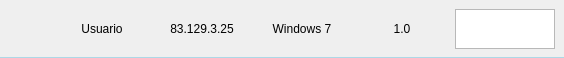
<?xml version="1.0" encoding="UTF-8"?>
<ui version="4.0">
 <class>iteminfo</class>
 <widget class="QWidget" name="iteminfo">
  <property name="geometry">
   <rect>
    <x>0</x>
    <y>0</y>
    <width>564</width>
    <height>52</height>
   </rect>
  </property>
  <property name="windowTitle">
   <string>Form</string>
  </property>
  <property name="autoFillBackground">
   <bool>false</bool>
  </property>
  <property name="styleSheet">
   <string notr="true">#widget
{
	border-bottom: 1px solid lightblue;
}</string>
  </property>
  <layout class="QGridLayout" name="gridLayout_2">
   <property name="margin">
    <number>0</number>
   </property>
   <property name="spacing">
    <number>0</number>
   </property>
   <item row="0" column="0">
    <layout class="QGridLayout" name="gridLayout">
     <property name="spacing">
      <number>0</number>
     </property>
     <item row="0" column="0">
      <widget class="QWidget" name="widget" native="true">
       <layout class="QGridLayout" name="gridLayout_3">
        <item row="0" column="0">
         <widget class="QLabel" name="lbIcon">
          <property name="sizePolicy">
           <sizepolicy hsizetype="Fixed" vsizetype="Fixed">
            <horstretch>0</horstretch>
            <verstretch>0</verstretch>
           </sizepolicy>
          </property>
          <property name="minimumSize">
           <size>
            <width>40</width>
            <height>40</height>
           </size>
          </property>
          <property name="maximumSize">
           <size>
            <width>40</width>
            <height>40</height>
           </size>
          </property>
          <property name="text">
           <string/>
          </property>
          <property name="pixmap">
           <pixmap resource="../Resource.qrc">:/res/img/blue-iconset/user.png</pixmap>
          </property>
          <property name="scaledContents">
           <bool>true</bool>
          </property>
         </widget>
        </item>
        <item row="0" column="1">
         <widget class="QLabel" name="label">
          <property name="styleSheet">
           <string notr="true"/>
          </property>
          <property name="text">
           <string>Usuario</string>
          </property>
          <property name="alignment">
           <set>Qt::AlignCenter</set>
          </property>
         </widget>
        </item>
        <item row="0" column="2">
         <widget class="QLabel" name="label_4">
          <property name="text">
           <string>83.129.3.25</string>
          </property>
          <property name="alignment">
           <set>Qt::AlignCenter</set>
          </property>
         </widget>
        </item>
        <item row="0" column="3">
         <widget class="QLabel" name="label_3">
          <property name="text">
           <string>Windows 7</string>
          </property>
          <property name="alignment">
           <set>Qt::AlignCenter</set>
          </property>
         </widget>
        </item>
        <item row="0" column="4">
         <widget class="QLabel" name="label_2">
          <property name="text">
           <string>1.0</string>
          </property>
          <property name="alignment">
           <set>Qt::AlignCenter</set>
          </property>
         </widget>
        </item>
        <item row="0" column="5">
         <widget class="QGraphicsView" name="gvSpeed">
          <property name="sizePolicy">
           <sizepolicy hsizetype="Fixed" vsizetype="Fixed">
            <horstretch>0</horstretch>
            <verstretch>0</verstretch>
           </sizepolicy>
          </property>
          <property name="minimumSize">
           <size>
            <width>100</width>
            <height>40</height>
           </size>
          </property>
          <property name="maximumSize">
           <size>
            <width>100</width>
            <height>40</height>
           </size>
          </property>
          <property name="styleSheet">
           <string notr="true"/>
          </property>
         </widget>
        </item>
       </layout>
      </widget>
     </item>
    </layout>
   </item>
  </layout>
 </widget>
 <resources>
  <include location="../Resource.qrc"/>
 </resources>
 <connections/>
</ui>
